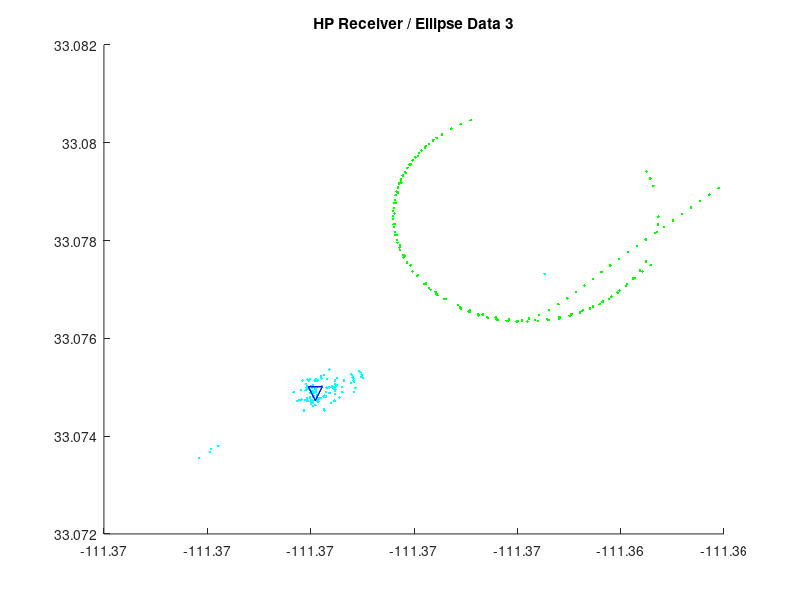

Write the MATLAB code that produced this figure. (Note: this script raises an error after producing the figure.)
function [] = hpSet3()
close all; clear; clc; load('set3data.mat');
%HP Plot
figure();hold on;title('HP Receiver / Ellipse Data 3');

for i = 1: hpElements
    plot(hpPlatLon(i), hpPlatLat(i), '.g');
    plot(hpSourceLon(i), hpSourceLat(i), '.c');
end
plot(transmitterLocation(1),transmitterLocation(2), '-vb','MarkerSize',10);

plot(transmitterLocation(1),transmitterLocation(2), '-vb','MarkerSize',10);
for i = 1: hpElements
    majorAxis(i) = (semiMajorRadius(i)/93)*.001;%Assume that the major axis is longitude(x axis)
    minorAxis(i) = (semiMinorRadius(i)/110)*.001;
    keyboard
    ellipseGeneration(majorAxis(i),minorAxis(i),ellipseTilt(i), hpSourceLon(i),...
        hpSourceLat(i), 'r');
end
xlabel('Longitude'); ylabel('Latitude');
end
